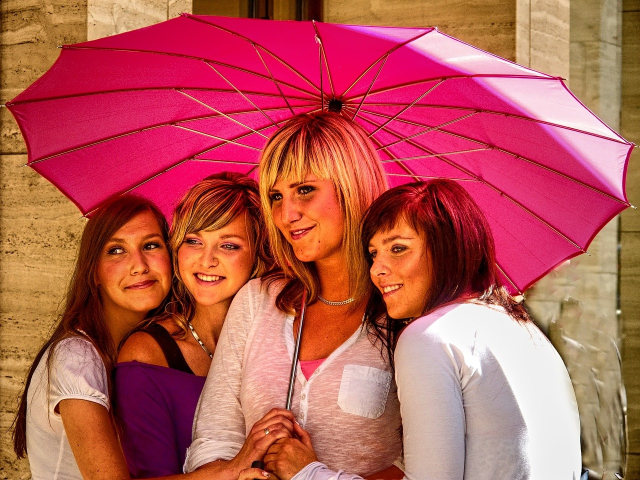
#> input picture SmartCoding/OpenCV/group.jpg, 1280 x 960 px, found by its file name (shown at 1/2 size)
$ python OpenCV_2.py
#> lines starting #> are read from the running program, lines starting #| are printed output that depends on the picture; after the words box and inside, x2 and y2 are one past the last pixel; in counts of white or black regions, pixels touching at a corner belong together
import cv2

face_cascade = \
    cv2.CascadeClassifier(cv2.data.haarcascades + "haarcascade_frontalface_default.xml")
eye_cascade = cv2.CascadeClassifier(cv2.data.haarcascades + 'haarcascade_eye.xml')

img = cv2.imread(r'OpenCV\group.jpg')
#> img is the input picture: shape (960, 1280, 3); mean B, G, R 86.5, 90.1, 183.9

gray = cv2.cvtColor(img, cv2.COLOR_BGR2GRAY)
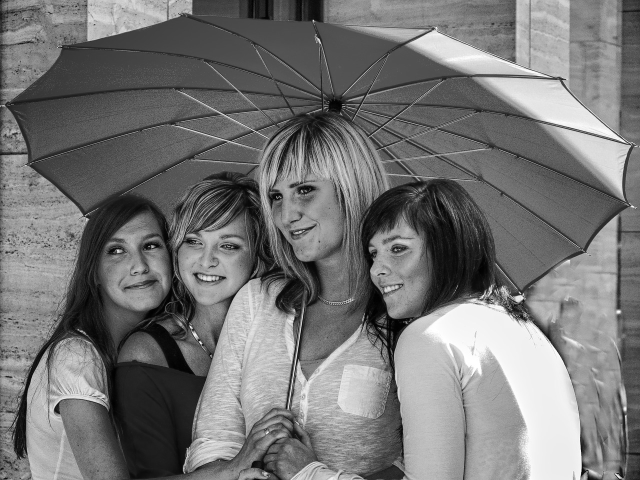
#> gray: shape (960, 1280) (shown at 1/2 size); min 0, max 255, mean 117.7

faces = face_cascade.detectMultiScale(gray, 1.2, 5)
#> faces = [[1208, 905, 42, 42], [180, 435, 175, 175], [334, 430, 168, 168], [717, 434, 175, 175]]

for (x, y, w, h) in faces:
    face_img = img[y:y+h, x:x+w]

    face_img = cv2.resize(face_img, dsize=(0, 0), fx=0.05, fy=0.05)

    face_img = cv2.resize(face_img, (w, h), interpolation=cv2.INTER_AREA)

    img[y:y+h, x:x+w] = face_img
#> this loop made 4 passes
#> pass 1, `face_img = img[y:y+h, x:x+w]`:
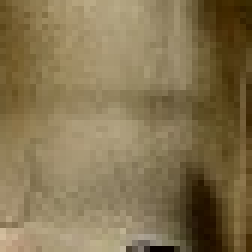
#> face_img: shape (42, 42, 3) (shown 6 times larger); mean B, G, R 80.4, 115.8, 132.7
#> pass 1, `face_img = cv2.resize(face_img, (w, h), interpolation=cv2.INTER_AREA)`:
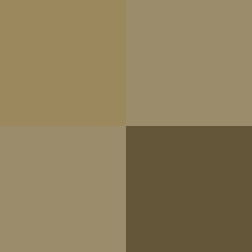
#> face_img: shape (42, 42, 3) (shown 6 times larger); mean B, G, R 91.2, 125.5, 141.2
#> pass 2, `face_img = img[y:y+h, x:x+w]`:
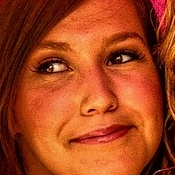
#> face_img: shape (175, 175, 3); mean B, G, R 29, 67.6, 163.8
#> pass 2, `face_img = cv2.resize(face_img, (w, h), interpolation=cv2.INTER_AREA)`:
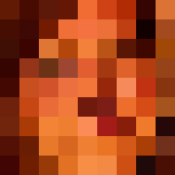
#> face_img: shape (175, 175, 3); mean B, G, R 26.4, 65.9, 162.2
#> after the loop:
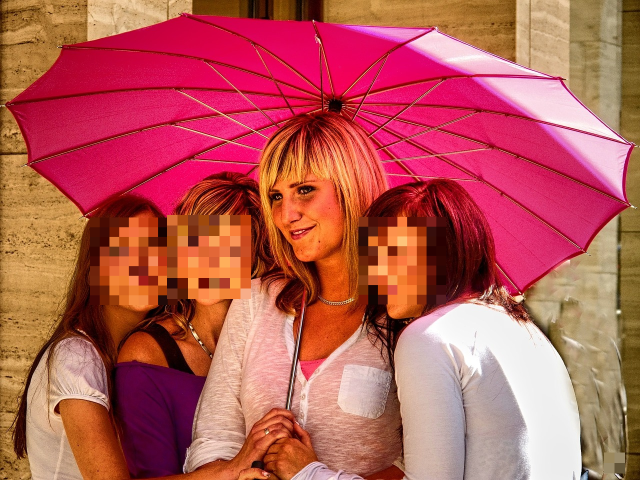
#> img: shape (960, 1280, 3) (shown at 1/2 size); 7.14% of pixels changed, all inside (x1, y1, x2, y2) = (180, 430, 1250, 947)

cv2.imshow('face find', img)
cv2.waitKey(0)
cv2.destroyAllWindows()
